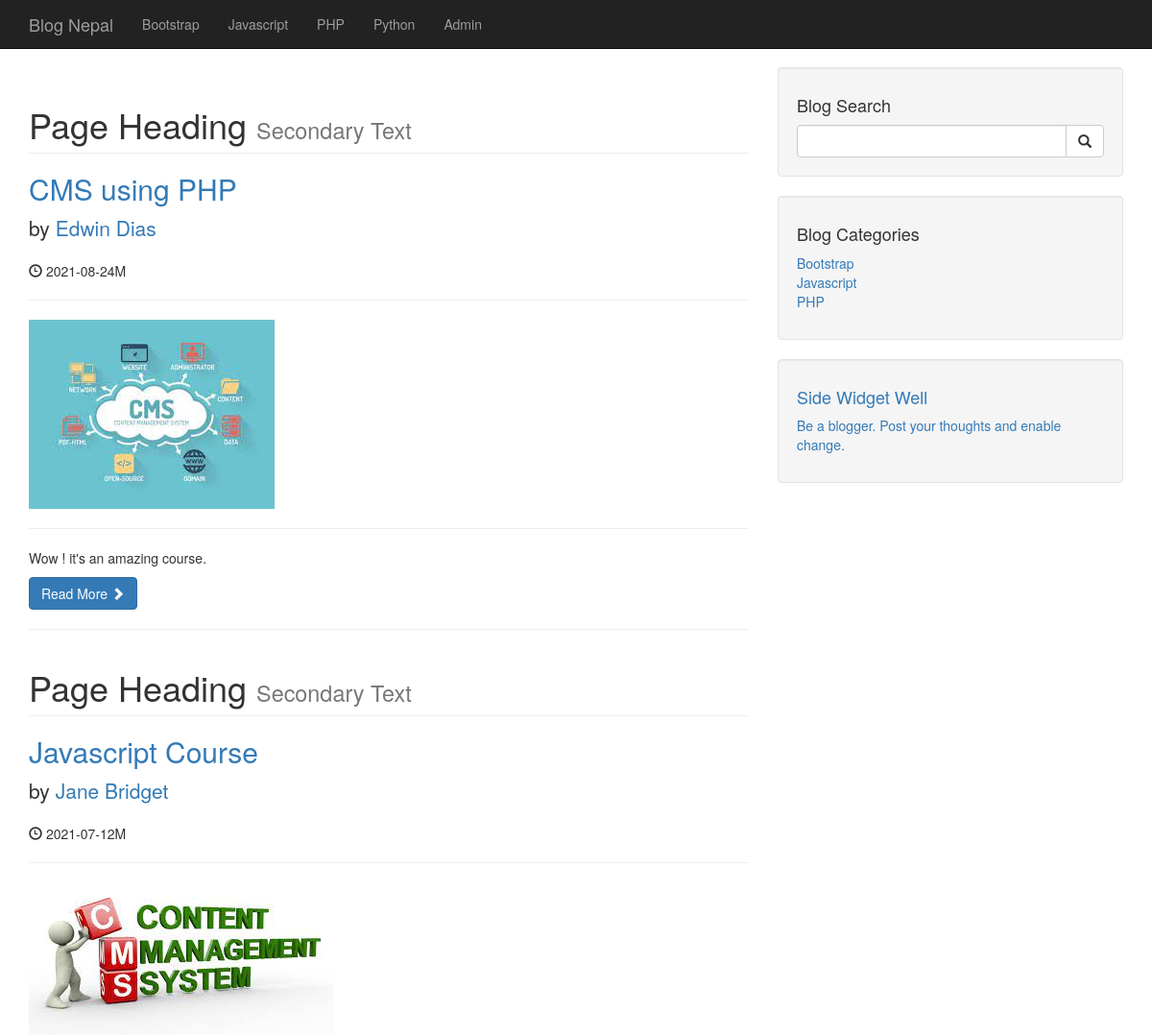
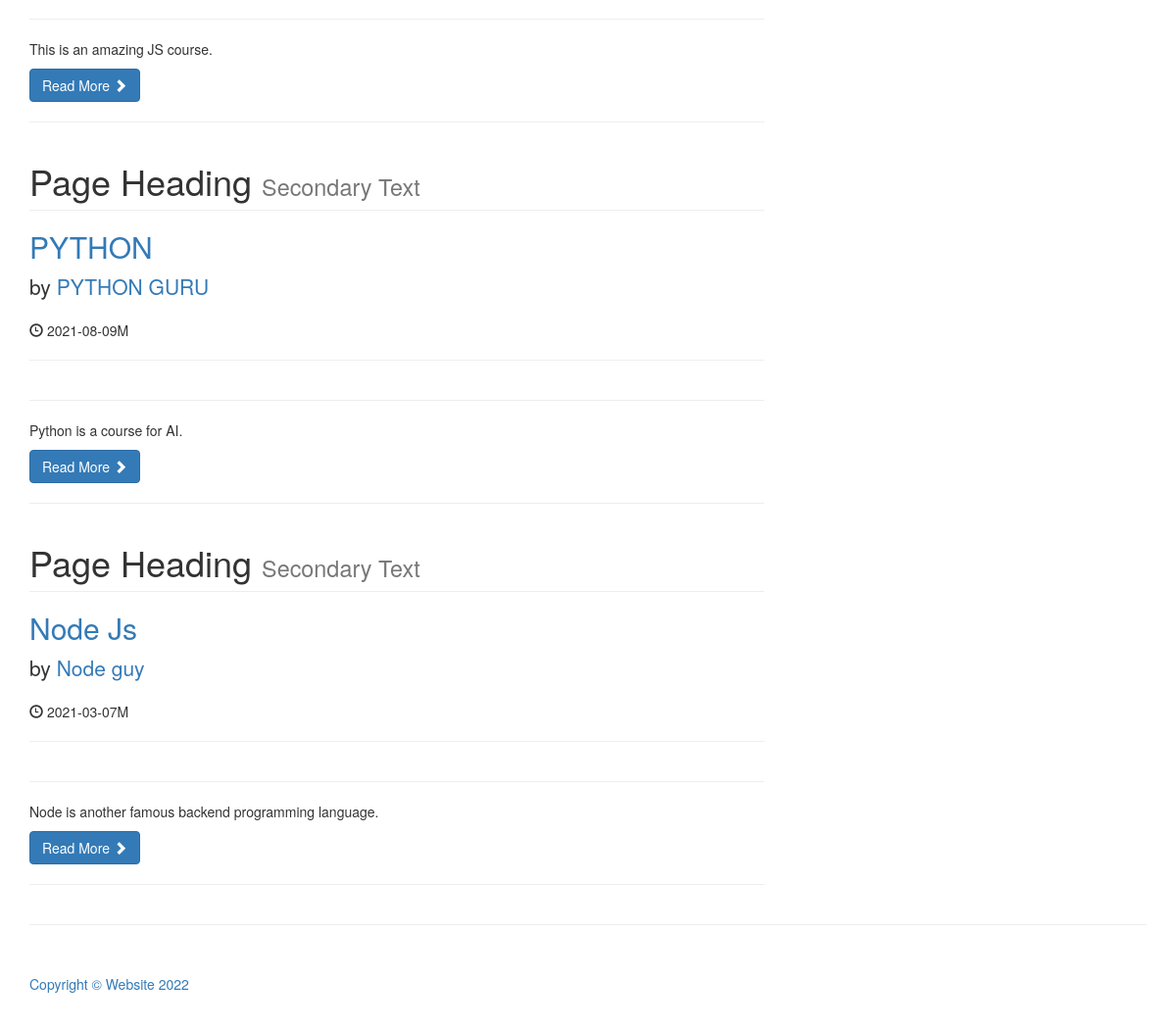
The page / on the database its author committed (2 pictures, top to bottom).
### tables this page shows
CREATE TABLE `categories` (
  `cat_id` int(3) NOT NULL,
  `cat_title` varchar(255) NOT NULL
);

CREATE TABLE `posts` (
  `post_id` int(3) NOT NULL,
  `post_category_id` int(3) NOT NULL,
  `post_title` varchar(255) NOT NULL,
  `post_author` varchar(255) NOT NULL,
  `post_date` date NOT NULL,
  `post_image` text NOT NULL,
  `post_content` text NOT NULL,
  `post_tags` varchar(255) NOT NULL,
  `post_comment_count` int(11) NOT NULL,
  `post_status` varchar(255) NOT NULL DEFAULT 'draft'
);

### index.php (the view, shortened to what this page needs)
<?php include "includes/header.php";?>
<?php  include "includes/navigation.php";   ?>
    <div class="container">
        <div class="row">
            <div class="col-md-8">
                <?php
                    $query = "SELECT * FROM posts";
                    $select_all_posts_query = mysqli_query($connection,$query);
                    while($row = mysqli_fetch_array($select_all_posts_query)){
                    $post_title = $row['post_title'];
                    $post_author = $row['post_author'];
                    $post_date = $row['post_date'];
                    $post_image = $row['post_image'];
                    $post_content = $row['post_content'];
                ?>
                    <h1 class="page-header">
                        Page Heading
                        <small>Secondary Text</small>
                    </h1>
                    <h2>
                        <a href="#"><?php echo $post_title; ?></a>
                    </h2>
                    <p class="lead">
                        by <a href="index.php"><?php echo $post_author; ?></a>
                    </p>
                    <p><span class="glyphicon glyphicon-time"></span> <?php echo $post_date; ?>M</p>
                    <hr>
                    <img class="img-responsive" src="images/<?php echo $post_image;?>" alt="">
                    <hr>
                    <p><?php echo $post_content; ?></p>
                    <a class="btn btn-primary" href="#">Read More <span class="glyphicon glyphicon-chevron-right"></span></a>
                    <hr>
                <?php }  ?>
            </div>
            <?php include "includes/sidebar.php"; ?>
        </div>
        <hr>
<?php include "includes/footer.php";?>

### includes/header.php (shortened to what this page needs)
<!DOCTYPE html>
<html lang="en">
    <head>
        <link href="css/bootstrap.min.css" rel="stylesheet">
        <link href="css/blog-home.css" rel="stylesheet">
    </head>
    <body>

### includes/navigation.php (shortened to what this page needs)
<nav class="navbar navbar-inverse navbar-fixed-top" role="navigation">
    <div class="container">
        <div class="navbar-header">
            <a class="navbar-brand" href="index.php">Blog Nepal</a>
        </div>
        <div class="collapse navbar-collapse" id="bs-example-navbar-collapse-1">
            <ul class="nav navbar-nav">
                <?php
                    $query = "SELECT * FROM categories";
                    $select_all_categories_query = mysqli_query($connection,$query);
                    while($row = mysqli_fetch_array($select_all_categories_query)){
                    $cat_title = $row['cat_title'];
                        echo  "<li><a href='#'>{$cat_title}</a></li>";
                    }
                ?>
                <li>
                    <a href="admin/admin_index.php">Admin</a>
                </li>
            </ul>
        </div>
    </div>
</nav>

### includes/sidebar.php
  <div class="col-md-4">
                <div class="well">
                    <h4>Blog Search</h4>
                    <form action="search.php" method="post">
                    <div class="input-group">
                        <input name="search" type="text" class="form-control">
                        <span class="input-group-btn">
                            <button name="submit" class="btn btn-default" type="submit">
                                <span class="glyphicon glyphicon-search"></span>
                            </button>
                        </span>
                    </div>
                    </form>
                </div>
                    <div class="well">
                        <?php
                            $query = "SELECT * FROM categories LIMIT 3";
                            $select_categories_sidebar = mysqli_query($connection,$query);
                        ?>
                        <h4>Blog Categories</h4>
                        <div class="row">
                            <div class="col-lg-12">
                                <ul class="list-unstyled">
                                <?php
                                    while($row = mysqli_fetch_array($select_categories_sidebar)){
                                    $cat_title = $row['cat_title'];
                                    echo "<li><a href='#'>{$cat_title}<a></li>";
                                    }
                                ?>
                                </ul>
                            </div>
                        </div>
                    </div>
              <?php include "includes/widget.php"; ?>
</div>

### includes/widget.php
<div class="well">
    <h4>Side Widget Well</h4>
    <p>Be a blogger. Post your thoughts and enable change.</p>
</div>

### includes/footer.php (shortened to what this page needs)
        <footer>
            <div class="row">
                <div class="col-lg-12">
                    <p>Copyright &copy;  Website 2022</p>
                </div>
            </div>
        </footer>
    </div>
</body>
</html>

### css/blog-home.css (style rules this page uses)
body { padding-top: 70px; }
footer { margin: 50px 0; }

### rows shown on the page
categories: cat_title "Bootstrap"
categories: cat_title "Javascript"
categories: cat_title "PHP"
categories: cat_title "Python"
posts: post_title "CMS using PHP", post_author "Edwin Dias", post_date "2021-08-24", post_image (picture), post_content "Wow ! it's an amazing course."
posts: post_title "Javascript Course", post_author "Jane Bridget", post_date "2021-07-12", post_image (picture), post_content "This is an amazing JS course."
posts: post_title "PYTHON", post_author "PYTHON GURU", post_date "2021-08-09", post_content "Python is a course for AI."
posts: post_title "Node Js", post_author "Node guy", post_date "2021-03-07", post_content "Node is another famous backend programming language."
